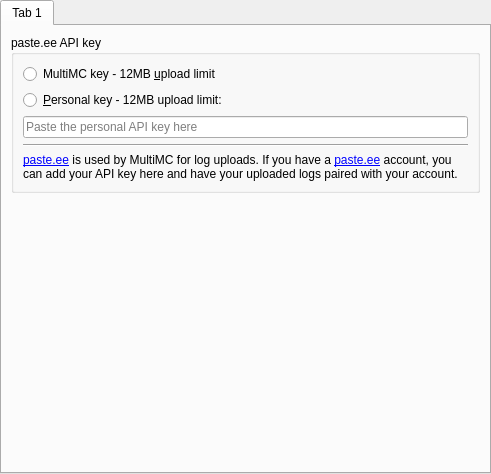
<?xml version="1.0" encoding="UTF-8"?>
<ui version="4.0">
 <class>PasteEEPage</class>
 <widget class="QWidget" name="PasteEEPage">
  <property name="geometry">
   <rect>
    <x>0</x>
    <y>0</y>
    <width>491</width>
    <height>474</height>
   </rect>
  </property>
  <layout class="QVBoxLayout" name="verticalLayout">
   <property name="leftMargin">
    <number>0</number>
   </property>
   <property name="topMargin">
    <number>0</number>
   </property>
   <property name="rightMargin">
    <number>0</number>
   </property>
   <property name="bottomMargin">
    <number>0</number>
   </property>
   <item>
    <widget class="QTabWidget" name="tabWidget">
     <property name="currentIndex">
      <number>0</number>
     </property>
     <widget class="QWidget" name="tab">
      <attribute name="title">
       <string notr="true">Tab 1</string>
      </attribute>
      <layout class="QVBoxLayout" name="verticalLayout_2">
       <item>
        <widget class="QGroupBox" name="groupBox_2">
         <property name="title">
          <string>paste.ee API key</string>
         </property>
         <layout class="QVBoxLayout" name="verticalLayout_10">
          <item>
           <widget class="QRadioButton" name="multimcButton">
            <property name="text">
             <string>MultiMC key - 12MB &amp;upload limit</string>
            </property>
            <attribute name="buttonGroup">
             <string notr="true">pasteButtonGroup</string>
            </attribute>
           </widget>
          </item>
          <item>
           <widget class="QRadioButton" name="customButton">
            <property name="text">
             <string>&amp;Personal key - 12MB upload limit:</string>
            </property>
            <attribute name="buttonGroup">
             <string notr="true">pasteButtonGroup</string>
            </attribute>
           </widget>
          </item>
          <item>
           <widget class="QLineEdit" name="customAPIkeyEdit">
            <property name="echoMode">
             <enum>QLineEdit::Password</enum>
            </property>
            <property name="placeholderText">
             <string>Paste the personal API key here</string>
            </property>
           </widget>
          </item>
          <item>
           <widget class="Line" name="line">
            <property name="orientation">
             <enum>Qt::Horizontal</enum>
            </property>
           </widget>
          </item>
          <item>
           <widget class="QLabel" name="label">
            <property name="text">
             <string>&lt;html&gt;&lt;head/&gt;&lt;body&gt;&lt;p&gt;&lt;a href=&quot;https://paste.ee&quot;&gt;paste.ee&lt;/a&gt; is used by MultiMC for log uploads. If you have a &lt;a href=&quot;https://paste.ee&quot;&gt;paste.ee&lt;/a&gt; account, you can add your API key here and have your uploaded logs paired with your account.&lt;/p&gt;&lt;/body&gt;&lt;/html&gt;</string>
            </property>
            <property name="textFormat">
             <enum>Qt::RichText</enum>
            </property>
            <property name="wordWrap">
             <bool>true</bool>
            </property>
            <property name="openExternalLinks">
             <bool>true</bool>
            </property>
           </widget>
          </item>
         </layout>
        </widget>
       </item>
       <item>
        <spacer name="verticalSpacer">
         <property name="orientation">
          <enum>Qt::Vertical</enum>
         </property>
         <property name="sizeHint" stdset="0">
          <size>
           <width>20</width>
           <height>216</height>
          </size>
         </property>
        </spacer>
       </item>
      </layout>
     </widget>
    </widget>
   </item>
  </layout>
 </widget>
 <tabstops>
  <tabstop>tabWidget</tabstop>
  <tabstop>multimcButton</tabstop>
  <tabstop>customButton</tabstop>
  <tabstop>customAPIkeyEdit</tabstop>
 </tabstops>
 <resources/>
 <connections/>
 <buttongroups>
  <buttongroup name="pasteButtonGroup"/>
 </buttongroups>
</ui>
